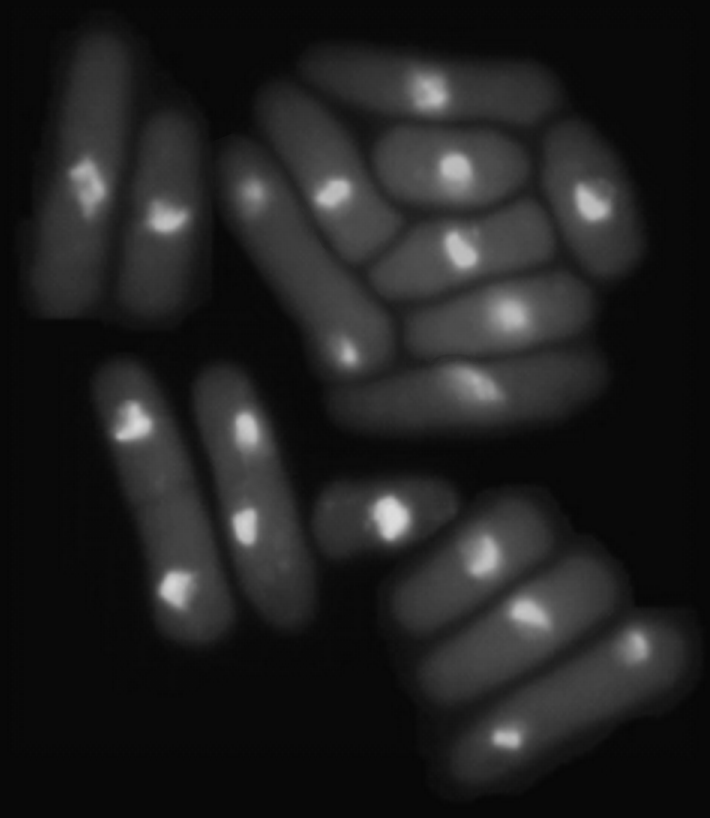
#> input picture images/yeast.tif, 710 x 818 px, found by its file name
$ python local_thresholding.py
#> lines starting #> are read from the running program, lines starting #| are printed output that depends on the picture; after the words box and inside, x2 and y2 are one past the last pixel; in counts of white or black regions, pixels touching at a corner belong together
import numpy as np
import scipy.ndimage as ndi
import matplotlib.pyplot as plt
import skimage.io as io

def main():
    plt.close('all')

    x=np.float64(io.imread("images/yeast.tif"))
#> x: shape (818, 710) float64; min 6, max 222, mean 33.1

    k=3
    mean_of_square=ndi.uniform_filter(x**2,(k,k))
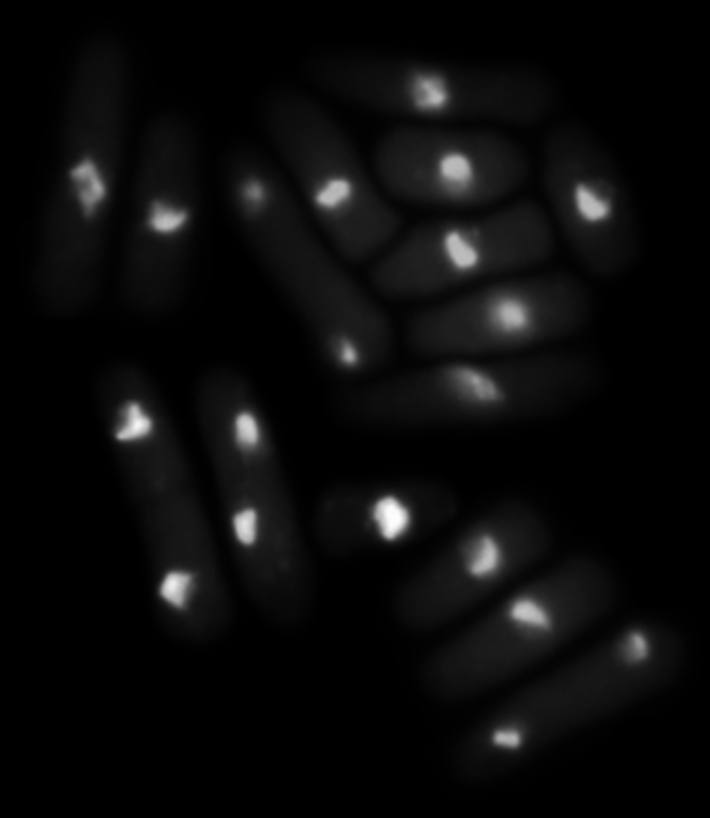
#> mean_of_square: shape (818, 710) float64; min 44.89, max 48694.2, mean 2186.6; drawn with min black and max white
    square_of_mean=ndi.uniform_filter(x,(k,k))**2
    std=np.sqrt(mean_of_square-square_of_mean)
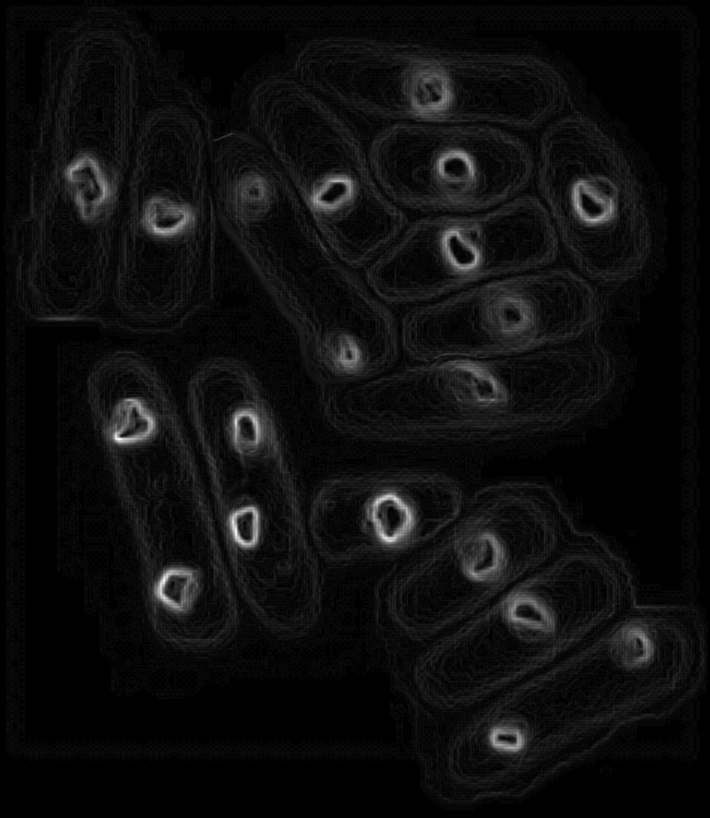
#> std: shape (818, 710) float64; 6.43% of the values are NaN or infinite; the others: min 0, max 18.22, mean 1.07; drawn with min black, max white, NaN and infinite black

    a=30;b=1.5
    mask=(x>(a*std)) & (x>b*np.mean(x))
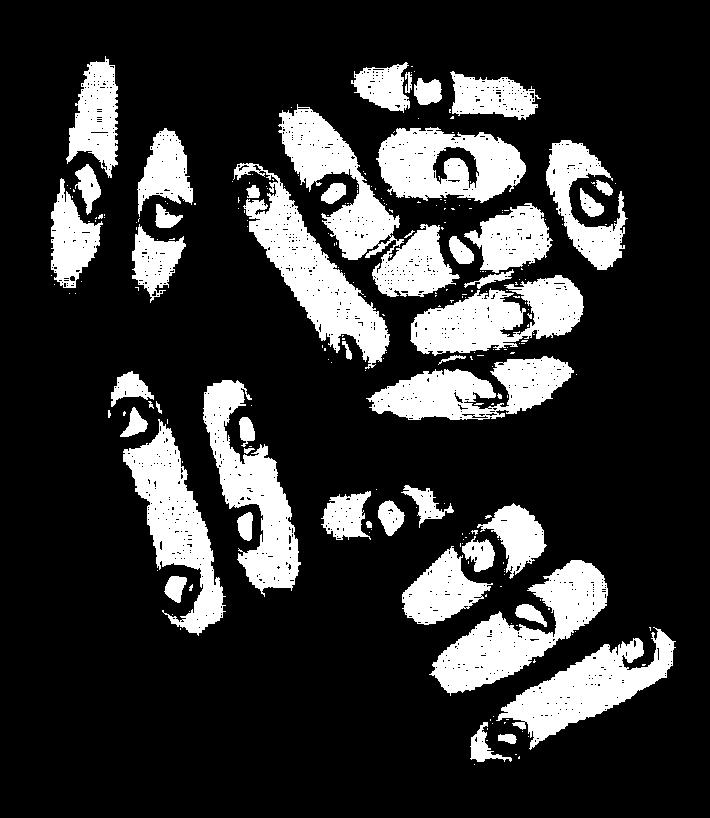
#> mask: shape (818, 710) bool; 20.4% white; 246 white regions (196 under 20 px), largest, box (x1, y1, x2, y2) and area: (278, 104, 460, 297) 10692, (233, 163, 390, 369) 9481, (429, 560, 608, 696) 8956

    plt.figure()
    plt.subplot(1,2,1)
    plt.imshow(x,clim=[0,255],cmap='gray')
    plt.subplot(1,2,2)
    plt.imshow(mask,clim=[0,1],cmap='gray')

if __name__=='__main__':
    main()
    plt.show()
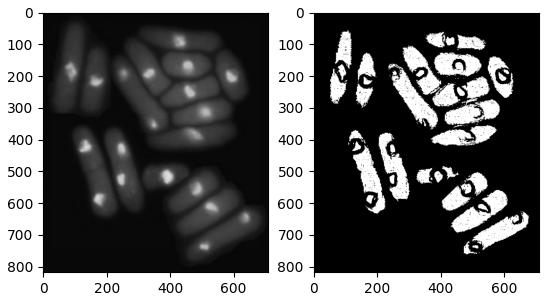
#> figure drawn by matplotlib, 2 panels

$ run again, with images/Washington_green.tif copied over images/yeast.tif
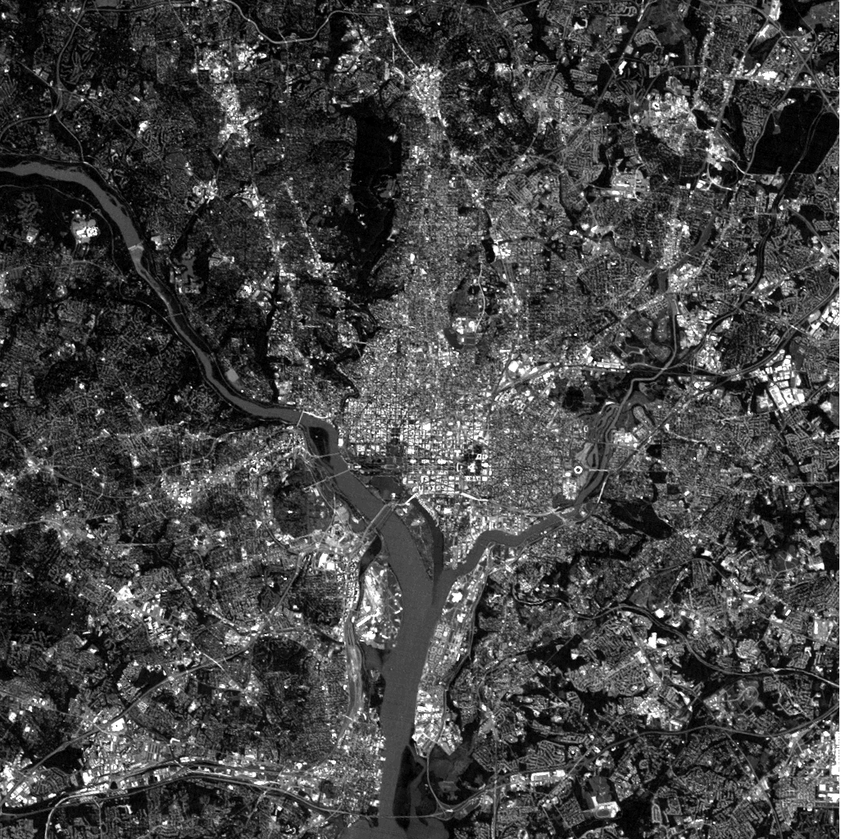
#> input picture images/Washington_green.tif, 841 x 839 px, shrunk from 1026 x 1024 before the run, found by its file name
#> in main, `mask=(x>(a*std)) & (x>b*np.mean(x))`:
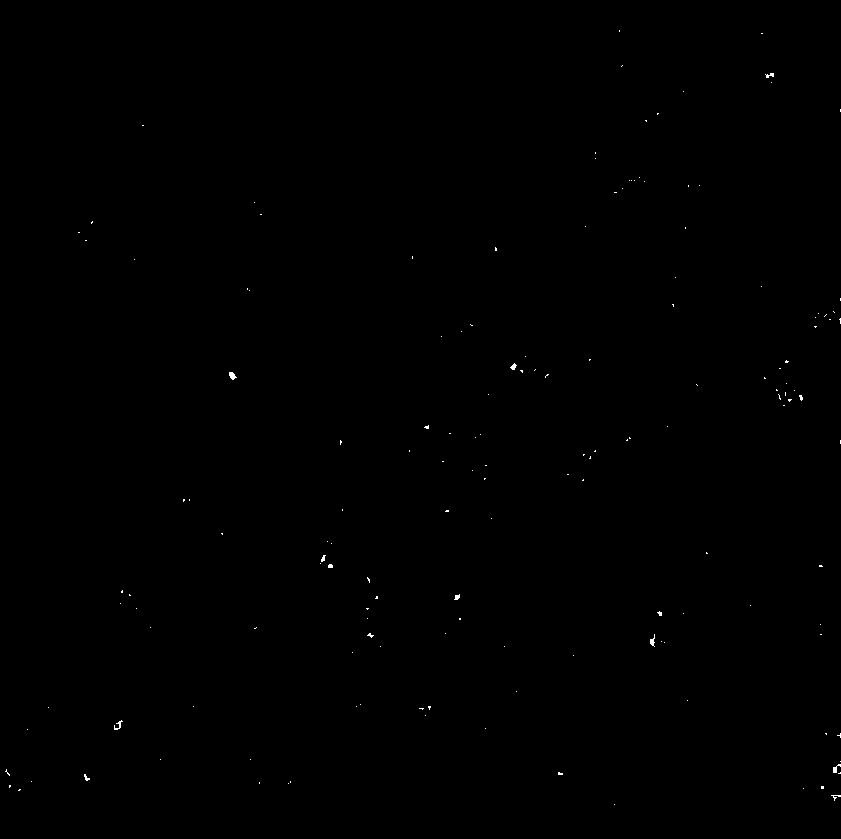
#> mask: shape (839, 841) bool; 0.1% white in thin lines or dots
#> `plt.show()`:
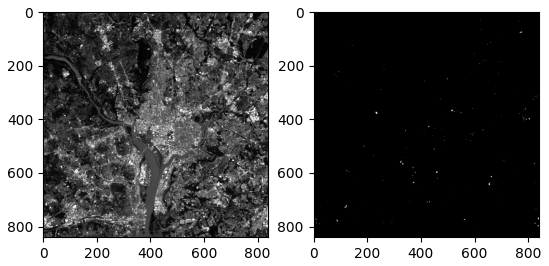
#> figure drawn by matplotlib, 2 panels
